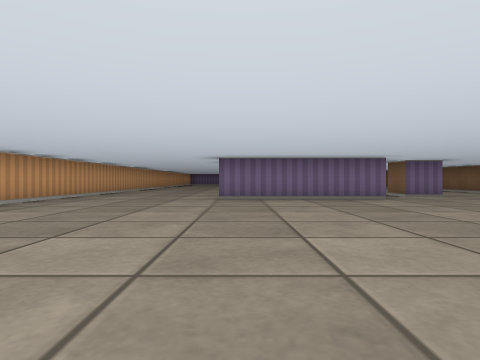
View 1 (above)

23 first-person views from a walk through a cub3D level. The camera is about half as high as the walls, looks level and sees 75° across. The floor is counted in squares. Each view is taken from the middle of a square. On the plan, view 1 faces up. The plan holds only what a view shows up to about 9 squares ahead; the rest is blank.

View 2
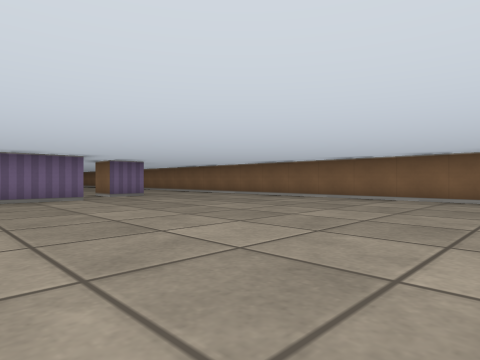

View 3
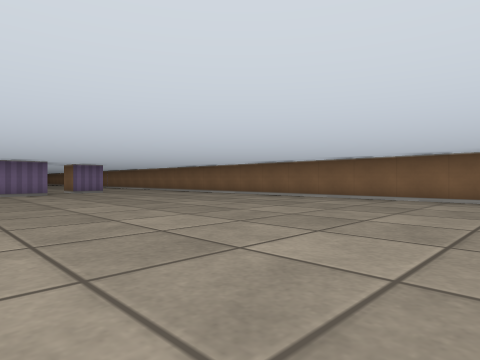

View 4
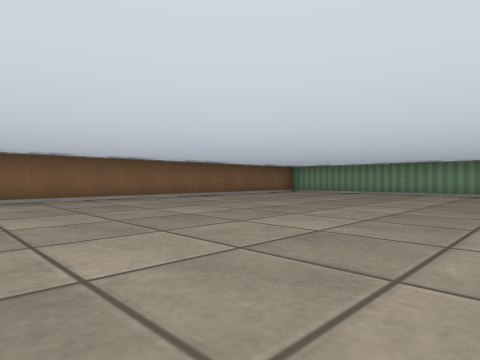

View 5
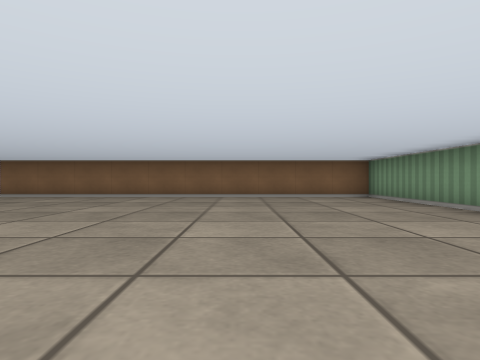

View 6
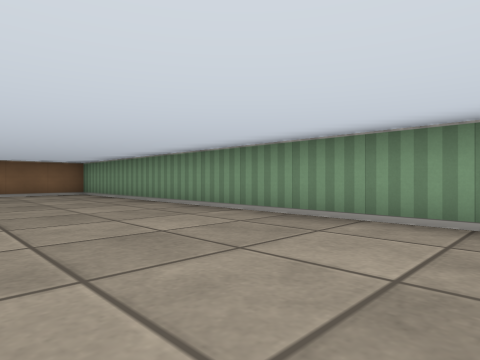

View 7
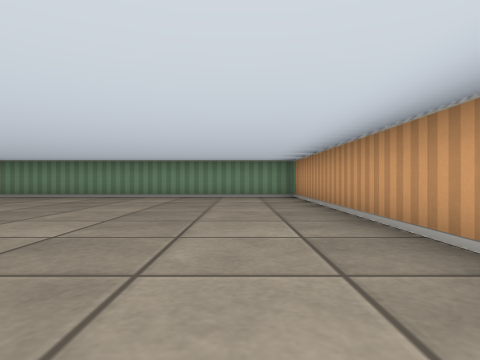

View 8
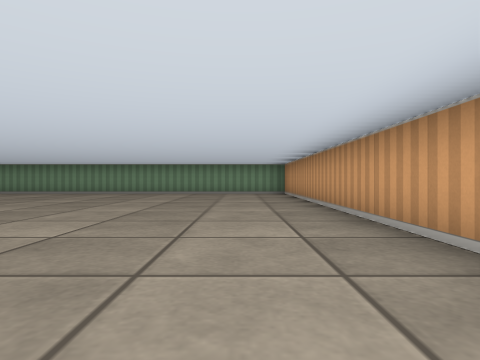

View 9
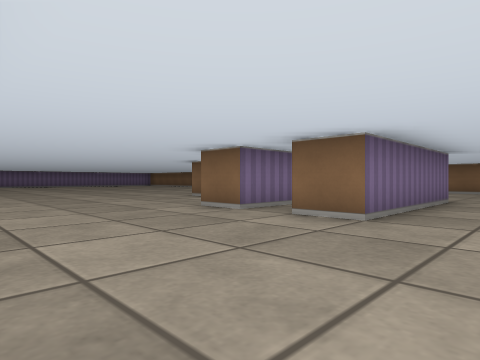

View 10
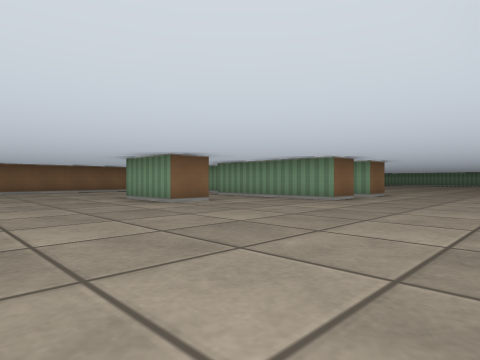

View 11
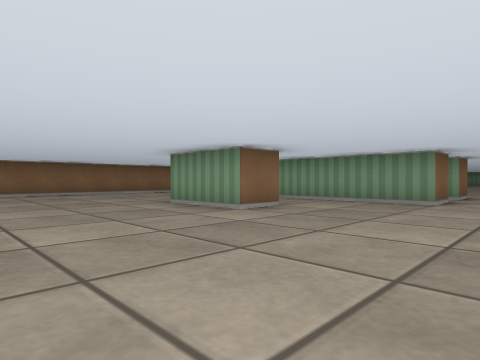

View 12
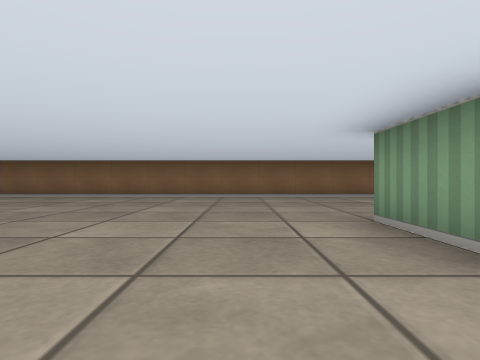

View 13
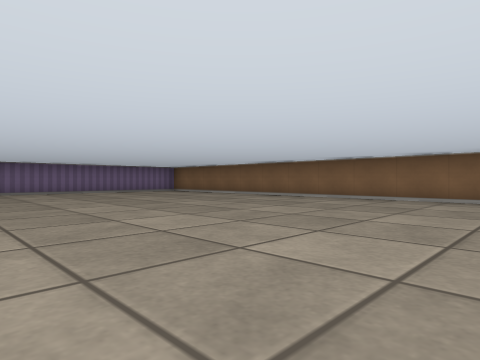

View 14
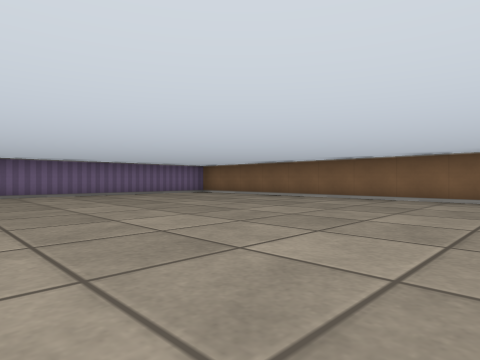

View 15
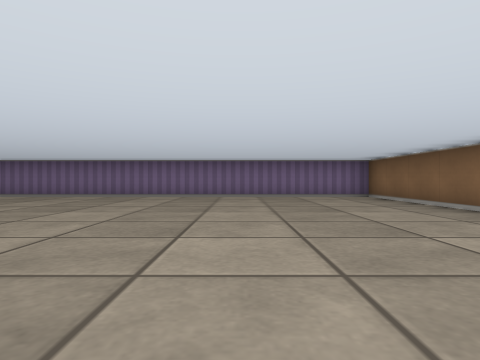

View 16
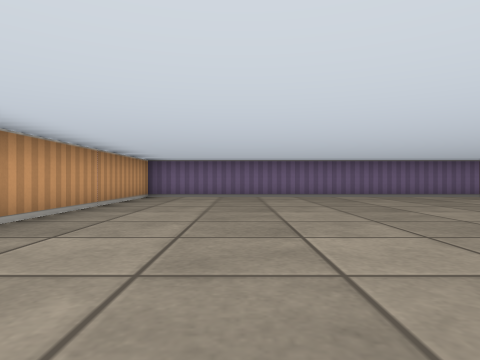

View 17
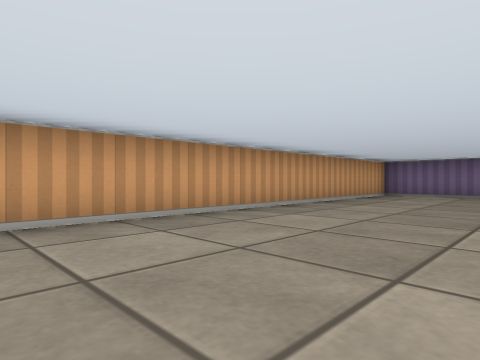

View 18
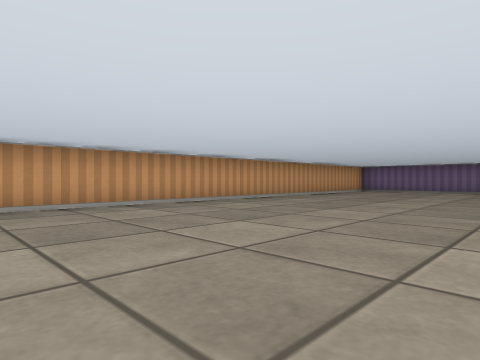

View 19
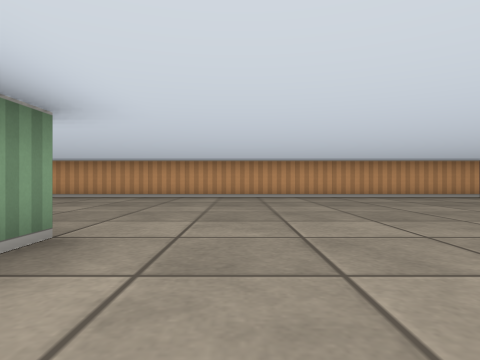

View 20
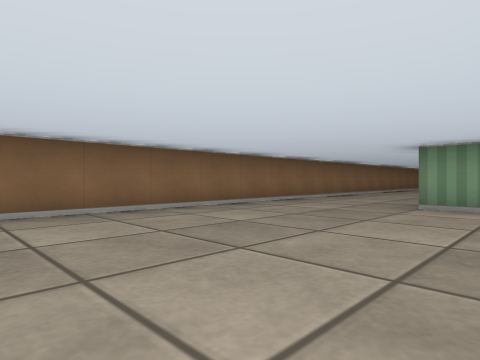

View 21
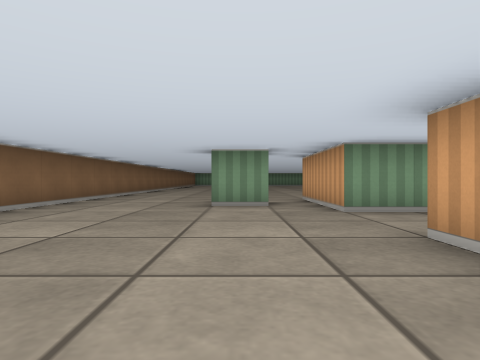

View 22
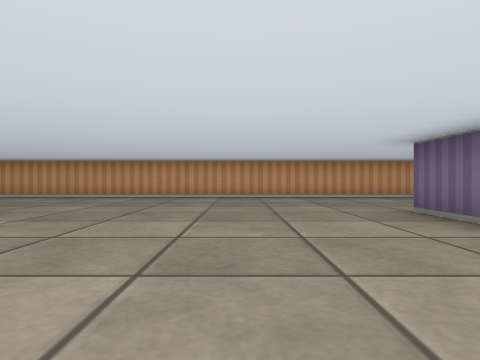

View 23
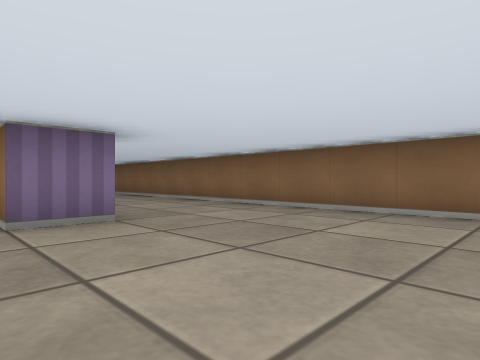

### Floor plan
Points are (right, up) in squares from view 1. A wall is a line through its corners. A room is listed if a view was taken in it or the views show most of it. See-through windows are left out.
Room 1 (views 1, 2, 3, 4, 5, 6, 7, 8, 9, 10, 11, 12, 13, 14, 15, 16, 17, 18, 19, 20, 21, 22, 23)
walls: (0.9, 9.5) (-0.5, 9.5) (-0.5, 10.5) (3.5, 10.5) (3.5, 7.5) (-0.5, 7.5) (-0.5, 8.5) (0, 8.5); (1.5, 12.5) (1.5, 13.5) (3.5, 13.5); (5.6, 8.5) (4.5, 8.5) (4.5, 9.5) (5.5, 9.5); (3.5, 13.1) (3.5, 12.5); (-4.5, -9.5) (8.5, -9.5) (8.5, 28.5) (-4.5, 28.5) (-4.5, -9.5)

Where each view was taken, in squares from view 1:
view 1: 0 up, 0 right, facing up
view 2: 0 up, 1 right, facing up-right
view 3: 3 down, 1 right, facing up-right
view 4: 1 up, 1 right, facing down-right
view 5: 6 down, 0 right, facing right
view 6: 6 down, 2 left, facing down-right
view 7: 1 down, 3 left, facing down
view 8: 1 up, 3 left, facing down
view 9: 6 up, 4 left, facing up-right
view 10: 17 up, 4 left, facing down-right
view 11: 17 up, 2 left, facing down-right
view 12: 15 up, 0 right, facing right
view 13: 17 up, 1 right, facing up-right
view 14: 19 up, 1 right, facing up-right
view 15: 20 up, 5 right, facing up
view 16: 20 up, 2 left, facing up
view 17: 19 up, 1 left, facing up-left
view 18: 16 up, 1 right, facing up-left
view 19: 15 up, 4 right, facing left
view 20: 15 up, 4 right, facing down-right
view 21: 15 up, 5 right, facing down
view 22: 5 up, 4 right, facing left
view 23: 5 up, 4 right, facing up-right
